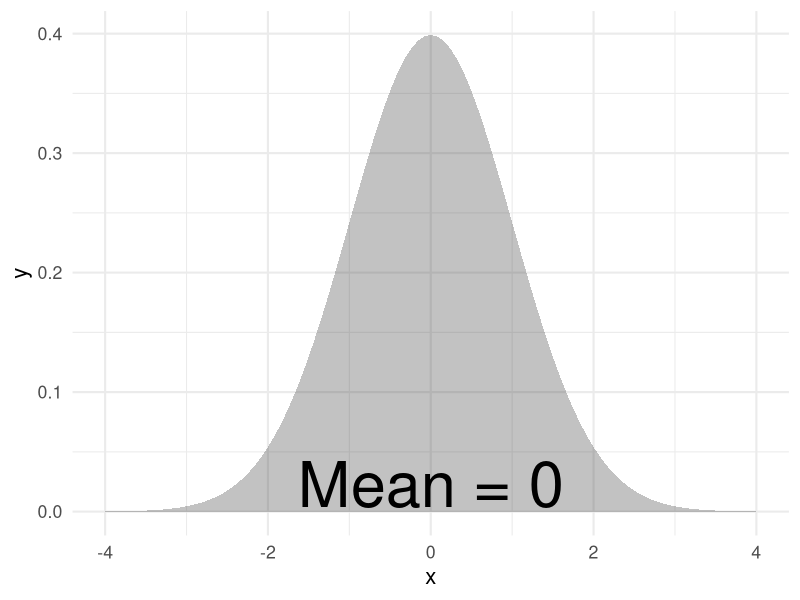
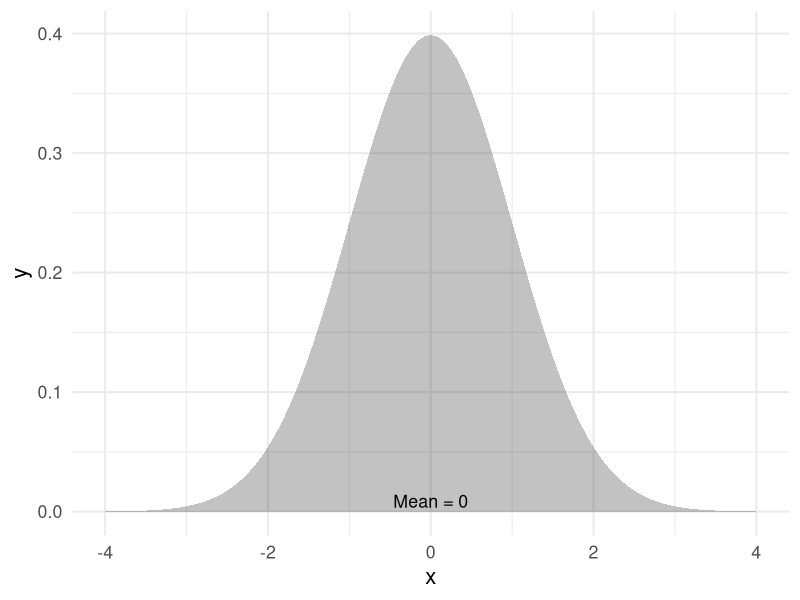

Write R code to recreate these figures, in order.
## ---- chunk 1
library(tidyverse)
## ---- chunk 2
library(tidyverse)
textsize <- 16
ggplot() +
  stat_function(
    fun = dnorm,
    xlim = c(-4, 4),
    geom = "area",
    alpha = .3
  ) +
  theme_minimal(base_size = textsize) +
  annotate(
    geom = "text",
    x = 0,
    y = 0,
    label = "Mean = 0",
    size = textsize,
    vjust = -.1
  )
## ---- chunk 3
ggplot2::.pt
## ---- chunk 4
ggtext_size <- function(base_size, ratio = 0.8) {
  ratio * base_size / ggplot2::.pt
}
## ---- chunk 5
ggplot() + 
  stat_function(fun = dnorm, xlim = c(-4,4), geom = "area", alpha = .3) +
  theme_minimal(base_size = textsize) + 
  annotate(
    geom = "text",
    x = 0,
    y = 0,
    label = "Mean = 0",
    size = ggtext_size(textsize),
    vjust = -.3
  )
